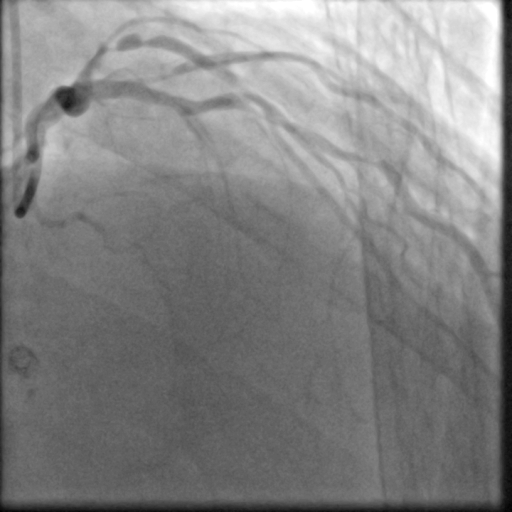
#> input picture data/syntax/test/images/105.png, 512 x 512 px, found by its file name; its folder holds 4 pictures in this run
$ python visualize_masks.py
#> lines starting #> are read from the running program, lines starting #| are printed output that depends on the picture; pictures that were not available may be replaced by others from this repository, and a replacement may not be noted
import os
import cv2
import numpy as np

# CONFIG
CURRENT_DIR = os.path.dirname(os.path.abspath(__file__))
PROJECT_ROOT = os.path.dirname(CURRENT_DIR)

IMAGES_DIR = os.path.join(PROJECT_ROOT, 'data_processing', 'syntax', 'engine', 'images')
MASKS_DIR = os.path.join(PROJECT_ROOT, 'data_processing', 'unet', 'masks', 'syntax', 'engine')

OUTPUT_VIS_DIR = os.path.join(PROJECT_ROOT, 'data_processing', 'unet', 'visualizations')
os.makedirs(OUTPUT_VIS_DIR, exist_ok=True)


def visualize_masks(num_images_to_check=10):

#> called with num_images_to_check = 10
    mask_files = [f for f in os.listdir(MASKS_DIR) if f.endswith('.png')]

    if not mask_files:
        print("WARNING: Not found any masks in {}".format(MASKS_DIR))
        return

    np.random.seed(42)
    colors = np.random.randint(50, 255, size=(50, 3), dtype=np.uint8)
    colors[0] = [0, 0, 0]

    count = 0

    for mask_name in mask_files:
        if count >= num_images_to_check:
            break

        img_path = os.path.join(IMAGES_DIR, mask_name)
        mask_path = os.path.join(MASKS_DIR, mask_name)

        if not os.path.exists(img_path):
            print(f"WARNING: Original not found for {mask_name}; continuing")
            continue

        original_img = cv2.imread(img_path, cv2.IMREAD_COLOR)
#> original_img is the input picture: shape (512, 512, 3); min 0, max 255, mean 131.7
        mask = cv2.imread(mask_path, cv2.IMREAD_GRAYSCALE)
#> mask: shape (512, 512); min 0, max 255, mean 131.7

        colored_mask = np.zeros_like(original_img)

        unique_classes = np.unique(mask)
#> unique_classes = 144 values from 0 to 255

        for cls in unique_classes:
            if cls == 0:
                continue

            colored_mask[mask == cls] = colors[cls].tolist()
#> this loop made 29 passes
#> cls on passes 3 to 14: 4, 6, 8, 9, 11, 13, 15, 16, 18, 20, 22, 24
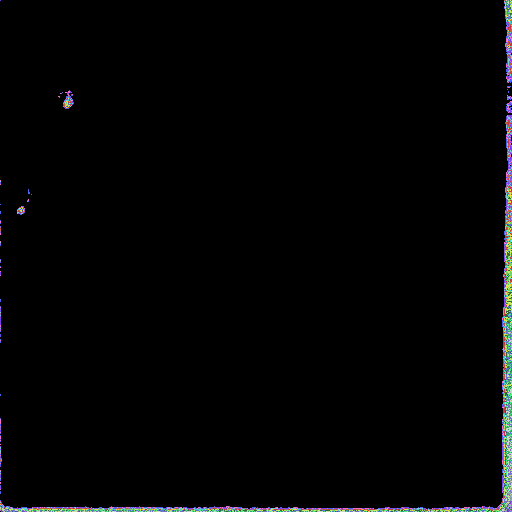
#> colored_mask: shape (512, 512, 3); mean of channels 0, 1, 2 3.9, 3.6, 3.4; drawn as B, G, R

        alpha = 0.7
        beta = 0.5
        blended = cv2.addWeighted(original_img, alpha, colored_mask, beta, 0)

        out_path = os.path.join(OUTPUT_VIS_DIR, f"check_{mask_name}")
        cv2.imwrite(out_path, blended)
        count += 1

    print(f"OUTPUT: Visualizations in: {OUTPUT_VIS_DIR}")

if __name__ == '__main__':
#> (the run stopped early here; a loop or call above may not have finished)

$ run again, on data/syntax/test/images/213.png
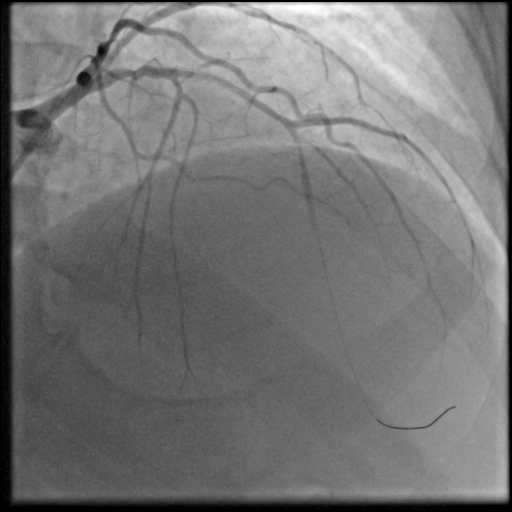
#> input picture data/syntax/test/images/213.png, 512 x 512 px, found by its file name
#> in visualize_masks, original_img is the input picture: shape (512, 512, 3); min 0, max 255, mean 117.2
#> unique_classes = 132 values from 0 to 255
#> the loop in visualize_masks, `for cls in unique_classes:` made 27 passes
#> cls on passes 3 to 10: 4, 6, 8, 10, 12, 14, 16, 18
#> after the loop in visualize_masks, `for cls in unique_classes:`:
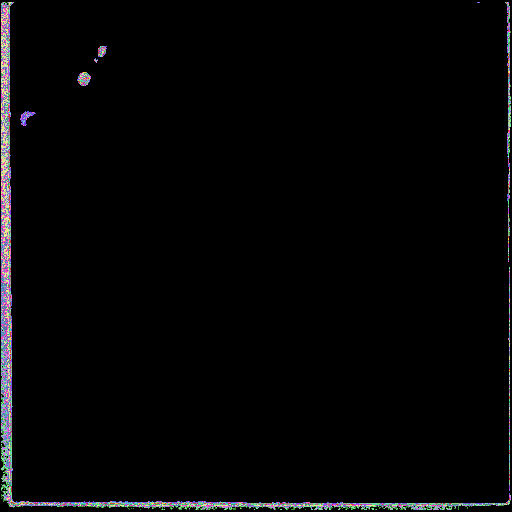
#> colored_mask: shape (512, 512, 3); mean of channels 0, 1, 2 5.5, 5.1, 5.1; drawn as B, G, R

$ run again, on data/syntax/test/images/229.png
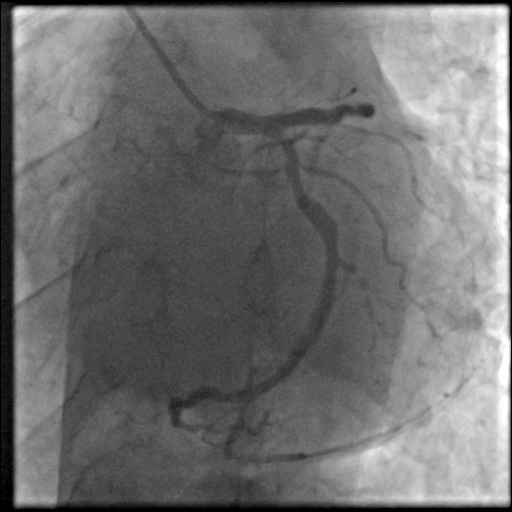
#> input picture data/syntax/test/images/229.png, 512 x 512 px, found by its file name
#> in visualize_masks, original_img is the input picture: shape (512, 512, 3); min 0, max 255, mean 111.7
#> unique_classes = 132 values from 0 to 255
#> the loop in visualize_masks, `for cls in unique_classes:` made 27 passes
#> cls on passes 3 to 10: 4, 6, 8, 10, 12, 14, 16, 18
#> after the loop in visualize_masks, `for cls in unique_classes:`:
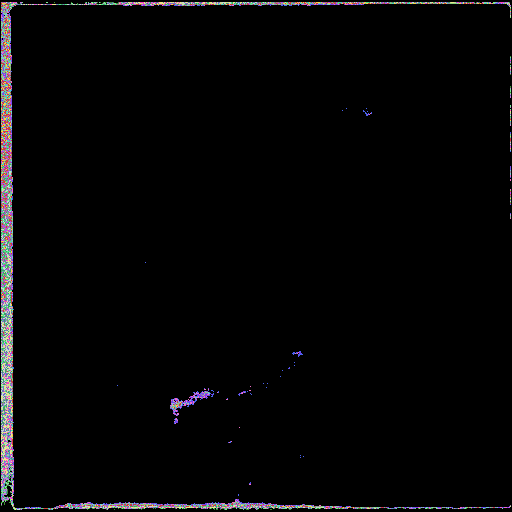
#> colored_mask: shape (512, 512, 3); mean of channels 0, 1, 2 5.7, 5.2, 5.5; drawn as B, G, R

$ run again, on data/syntax/test/images/233.png
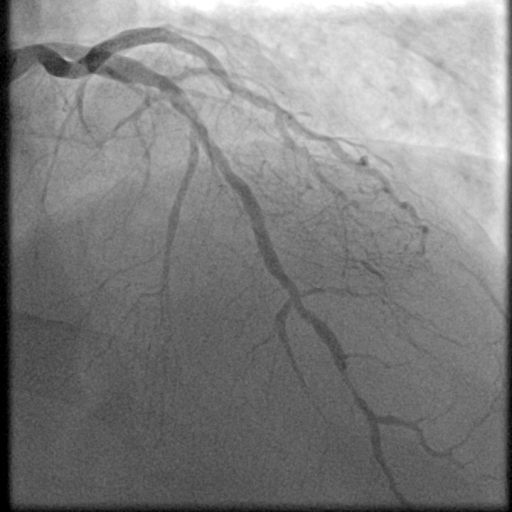
#> input picture data/syntax/test/images/233.png, 512 x 512 px, found by its file name
#> in visualize_masks, original_img is the input picture: shape (512, 512, 3); min 0, max 255, mean 128.9
#> unique_classes = 144 values from 0 to 255
#> the loop in visualize_masks, `for cls in unique_classes:` made 29 passes
#> cls on passes 3 to 10: 4, 6, 8, 9, 11, 13, 15, 16
#> after the loop in visualize_masks, `for cls in unique_classes:`:
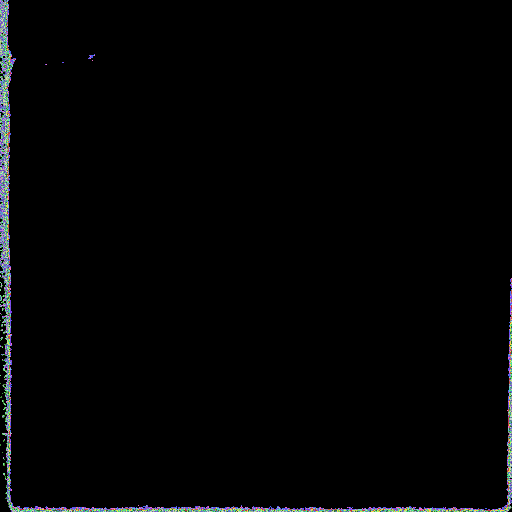
#> colored_mask: shape (512, 512, 3); mean of channels 0, 1, 2 4.2, 3.8, 3.5; drawn as B, G, R
